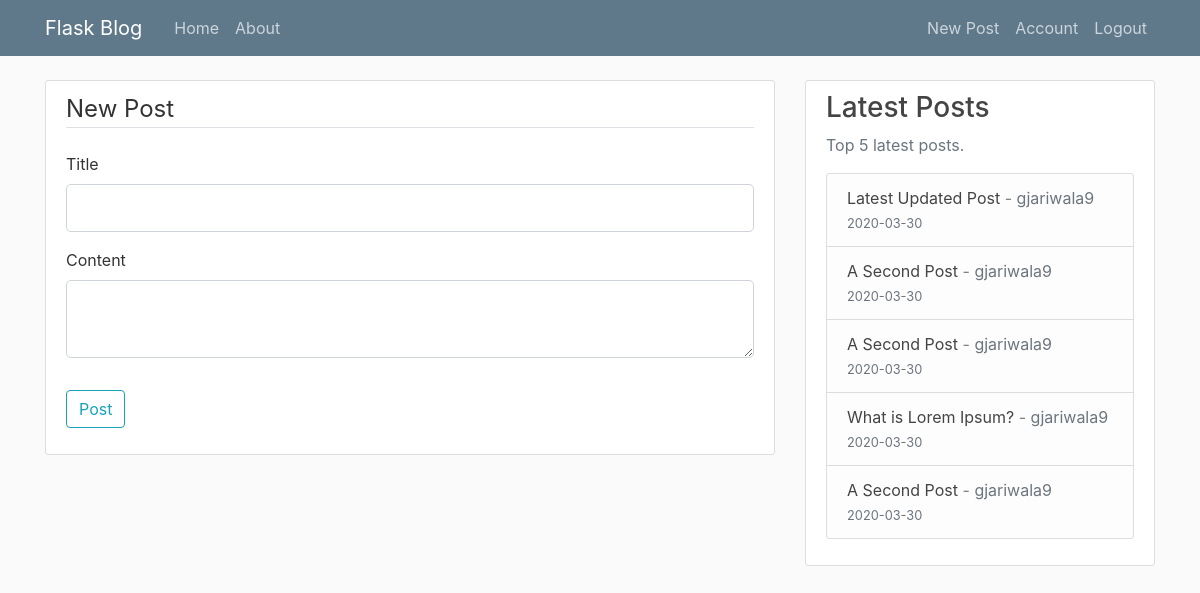
/post/new (signed in), run on the app's committed database.
### flask_blog/models.py (models this page shows, shortened)
class Post(db.Model):
	id = db.Column(db.Integer, primary_key=True)
	title = db.Column(db.String(100), nullable=False)
	date_posted = db.Column(db.DateTime, nullable=False, default=datetime.utcnow)
	content = db.Column(db.Text, nullable=False)
	user_id = db.Column(db.Integer, db.ForeignKey('user.id'), nullable=False)

class User(db.Model, UserMixin):
	id = db.Column(db.Integer, primary_key=True)
	username = db.Column(db.String(20), unique=True, nullable=False)
	email = db.Column(db.String(120), unique=True, nullable=False)
	image_file = db.Column(db.String(20), nullable=False, default='default.jpg')
	password = db.Column(db.String(60), nullable=False)
	posts = db.relationship('Post', backref='author', lazy=True)

### flask_blog/posts/routes.py (the view)
@posts.route("/post/new", methods=['GET', 'POST'])
@login_required
def new_post():
    form = PostForm()
    if form.validate_on_submit():
        post = Post(title=form.title.data, content=form.content.data, author=current_user)
        db.session.add(post)
        db.session.commit()
        flash('Your post has been created!', 'success')
        return redirect(url_for('main.home'))
    return render_template('create_post.html', title='New Post', form=form, legend= 'New Post')

### flask_blog/posts/forms.py
class PostForm(FlaskForm):
    title = StringField('Title', validators=[DataRequired()])
    content = TextAreaField('Content', validators=[DataRequired()])
    submit = SubmitField('Post')

### flask_blog/models.py (called while the page is built)
@login_manager.user_loader
def load_user(user_id):
	return User.query.get(int(user_id))

### flask_blog/posts/routes.py (called while the page is built)
@posts.context_processor
def inject_lastest_post_all_templates():
    latest_posts = Post.query.order_by(Post.date_posted.desc()).limit(5).all()
    return dict(latest_posts=latest_posts)

### flask_blog/templates/create_post.html (shortened to what this page needs)
{% extends 'layout.html' %}
{% block content %}
	<div class="content-section">
        <form method="POST" action="">
            <fieldset class="form-group">
                <legend class="border-bottom mb-4">{{ legend }}</legend>
                <div class="form-group">
                    {{ form.title.label(class="form-control-label") }}
                    {% if form.title.errors %}
                        {{ form.title(class="form-control form-control-lg is-invalid") }}
                        <div class="invalid-feedback">
                            {% for error in form.title.errors %}
                                <span>{{ error }}</span>
                            {% endfor %}
                        </div>
                    {% else %}
                        {{ form.title(class="form-control form-control-lg") }}
                    {% endif %}
                </div>
                <div class="form-group">
                    {{ form.content.label(class="form-control-label") }}
                    {% if form.content.errors %}
                        {{ form.content(class="form-control form-control-lg is-invalid") }}
                        <div class="invalid-feedback">
                            {% for error in form.content.errors %}
                                <span>{{ error }}</span>
                            {% endfor %}
                        </div>
                    {% else %}
                        {{ form.content(class="form-control form-control-lg") }}
                    {% endif %}
                </div>
            </fieldset>
            <div class="form-group">
                {{ form.submit(class="btn btn-outline-info") }}
            </div>
        </form>
    </div>
{% endblock content %}

### flask_blog/templates/layout.html (shortened to what this page needs)
<!DOCTYPE html>
<html>
<head>
    <link rel="stylesheet" href="https://maxcdn.bootstrapcdn.com/bootstrap/4.0.0/css/bootstrap.min.css">
    <link rel="stylesheet" type="text/css" href="{{ url_for('static', filename='main.css') }}">
</head>
<body>
    <header class="site-header">
      <nav class="navbar navbar-expand-md navbar-dark bg-steel fixed-top">
        <div class="container">
          <a class="navbar-brand mr-4" href="/">Flask Blog</a>
          <div class="collapse navbar-collapse" id="navbarToggle">
            <div class="navbar-nav mr-auto">
              <a class="nav-item nav-link" href="{{ url_for('main.home') }}">Home</a>
              <a class="nav-item nav-link" href="{{ url_for('main.about') }}">About</a>
            </div>
            <div class="navbar-nav">
              {% if current_user.is_authenticated %}
                <a class="nav-item nav-link" href="{{ url_for('posts.new_post') }}">New Post</a>
                <a class="nav-item nav-link" href="{{ url_for('users.account') }}">Account</a>
                <a class="nav-item nav-link" href="{{ url_for('users.logout') }}">Logout</a>
              {% else %}
                <a class="nav-item nav-link" href="{{ url_for('users.login') }}">Login</a>
                <a class="nav-item nav-link" href="{{ url_for('users.register') }}">Register</a>
              {% endif %}
            </div>
          </div>
        </div>
      </nav>
    </header>
    <main role="main" class="container">
      <div class="row">
        <div class="col-md-8">
          {% block content %}{% endblock %}
        </div>
        <div class="col-md-4">
          <div class="content-section">
            <h3>Latest Posts</h3>
            <p class='text-muted'>Top 5 latest posts.
              <ul class="list-group">
                {% for post in latest_posts %}
                  <li class="list-group-item list-group-item-light">
                    <a class="article-title" href="{{ url_for('posts.post', post_id=post.id) }}">{{ post.title }}</a> -
                    <a class="text-muted" href="{{ url_for('users.user_posts', username=post.author.username) }}">{{ post.author.username }}</a><br>
                    <small class="text-muted">{{ post.date_posted.strftime('%Y-%m-%d') }}</small>
                  </li>
                {% endfor %}
              </ul>
            </p>
          </div>
        </div>
      </div>
    </main>
</body>
</html>

### flask_blog/static/main.css (style rules this page uses)
body { background: #fafafa; color: #333333; margin-top: 5rem; }
h1, h2, h3, h4, h5, h6 { color: #444444; }
.bg-steel { background-color: #5f788a; }
.site-header .navbar-nav .nav-link { color: #cbd5db; }
.content-section { background: #ffffff; padding: 10px 20px; border: 1px solid #dddddd; border-radius: 3px; margin-bottom: 20px; }
.article-title { color: #444444; }

### data on the page
Post: title "Latest Updated Post", author.username "gjariwala9", date_posted "2020-03-30"
Post: title "A Second Post", author.username "gjariwala9", date_posted "2020-03-30"
Post: title "A Second Post", author.username "gjariwala9", date_posted "2020-03-30"
Post: title "What is Lorem Ipsum?", author.username "gjariwala9", date_posted "2020-03-30"
Post: title "A Second Post", author.username "gjariwala9", date_posted "2020-03-30"

### other printed values
{{ legend }} "New Post"
